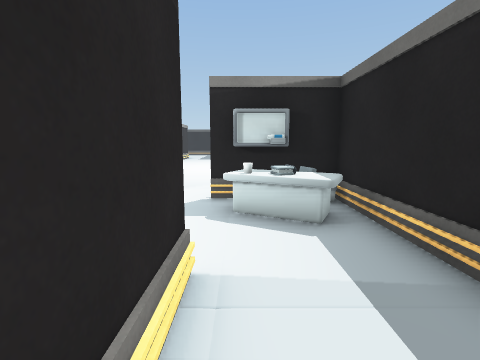
[1] (above)

24 first-person views from a walk through a scene from a Unity 3-D project. The camera is 1.4 m above the floor, tilts 8° down and sees 85° across. Doors are open. The floor is counted in squares, 1 m on a side. Each view is taken from the middle of a square. On the plan, view 1 faces up. The plan holds only what a view shows up to about 13 squares ahead; the rest is blank. The place goes on beyond the plan. The player is left out. Some animated figures are not drawn.

[2]
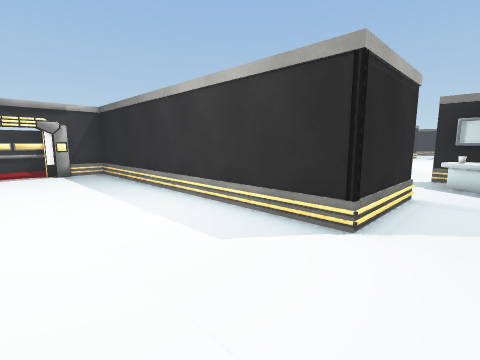

[3]
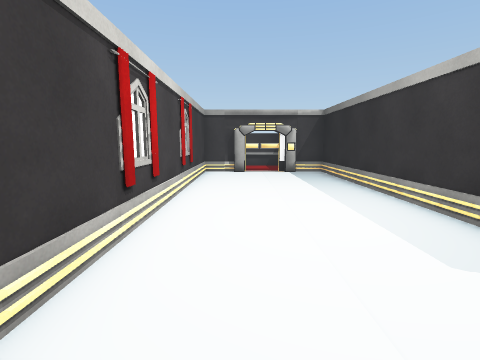

[4]
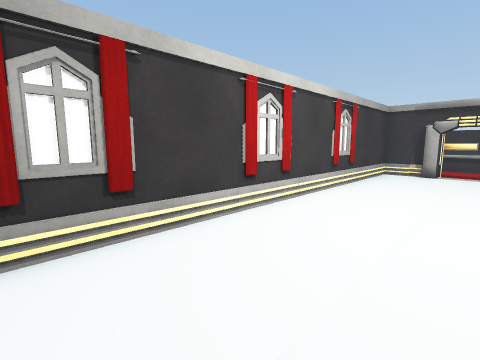

[5]
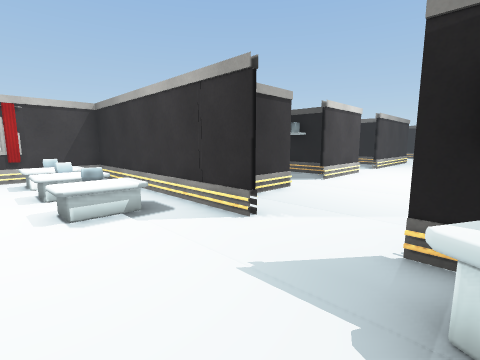

[6]
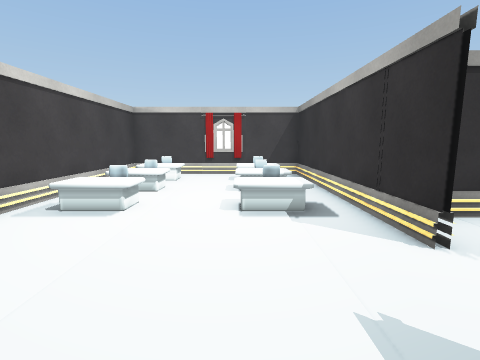

[7]
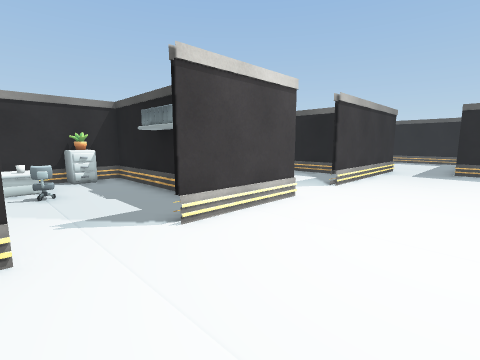

[8]
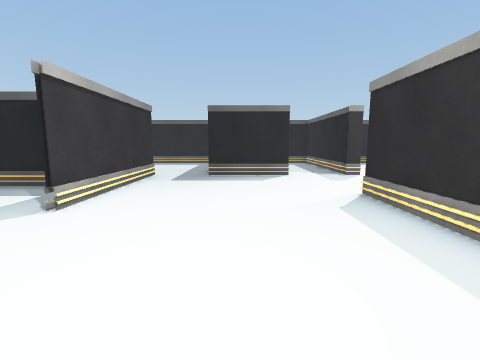

[9]
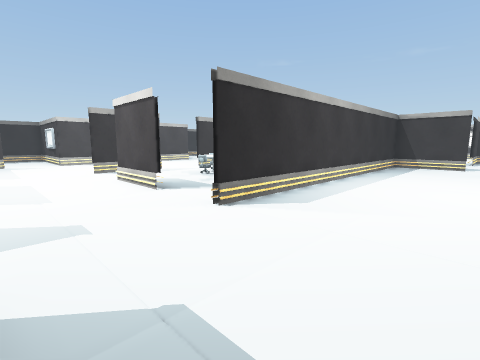

[10]
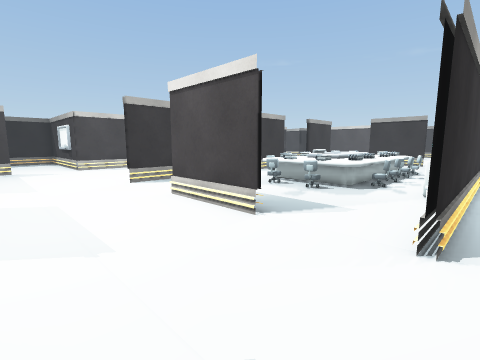

[11]
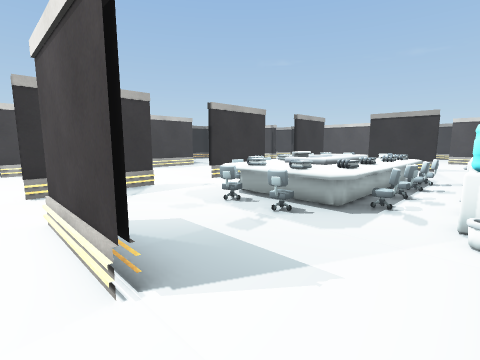

[12]
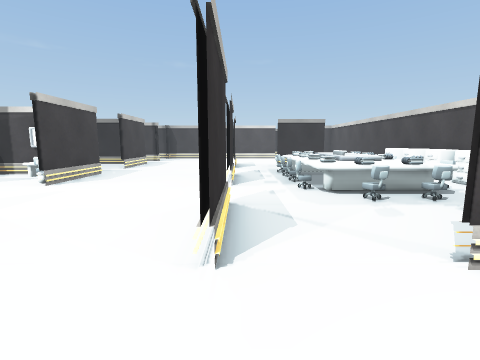

[13]
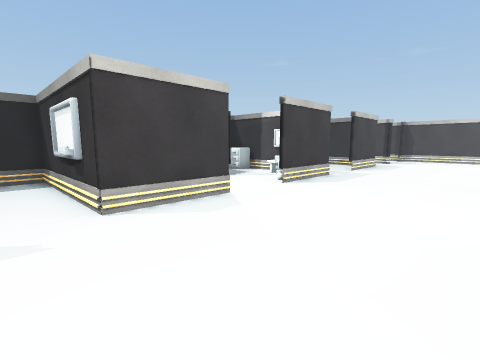

[14]
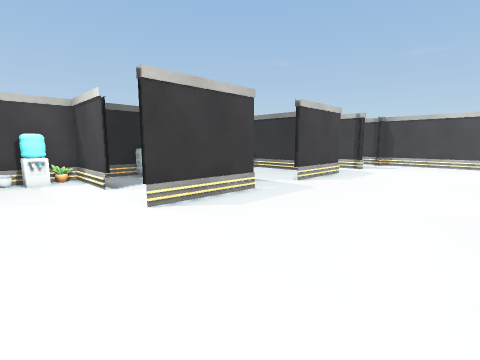

[15]
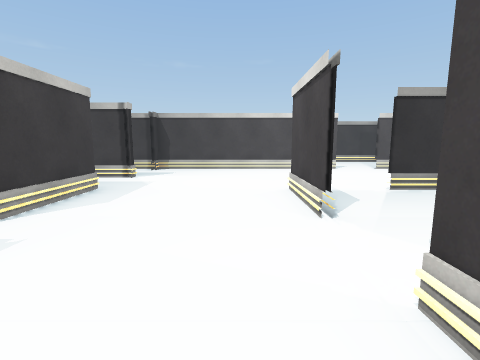

[16]
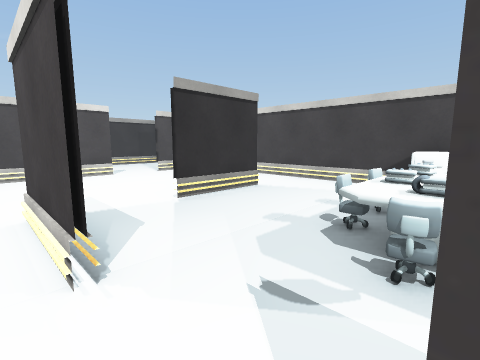

[17]
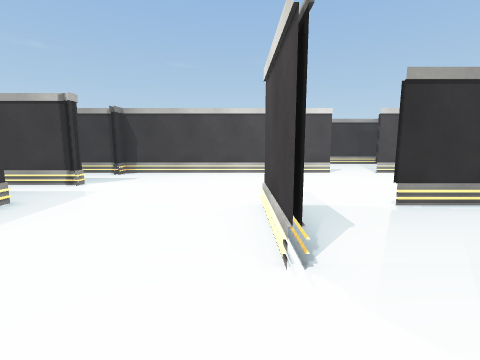

[18]
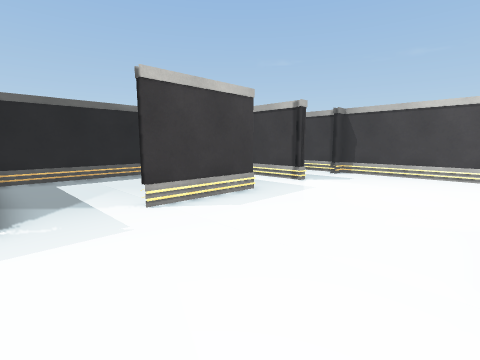

[19]
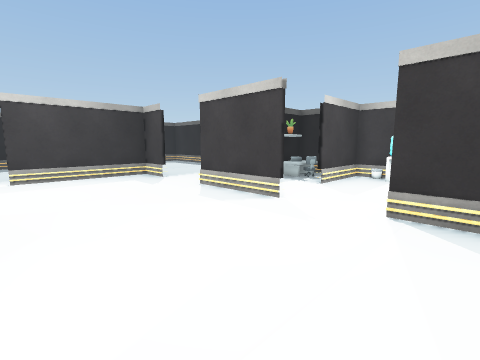

[20]
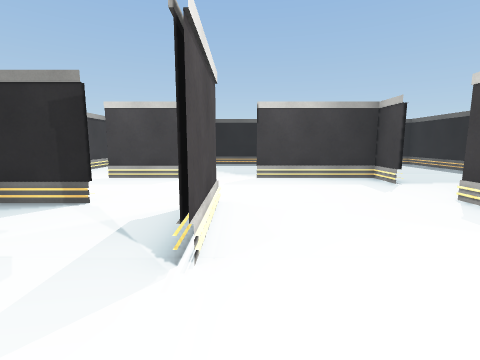

[21]
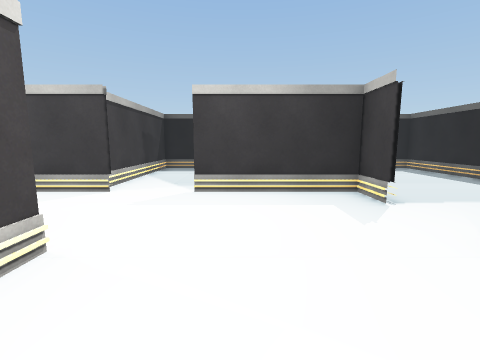

[22]
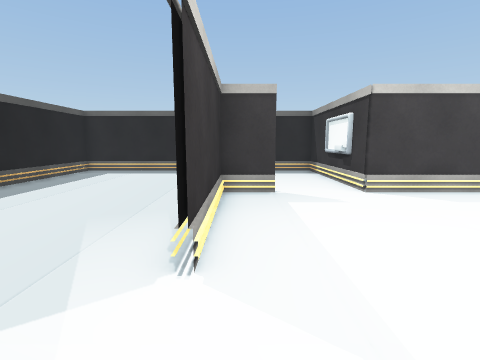

[23]
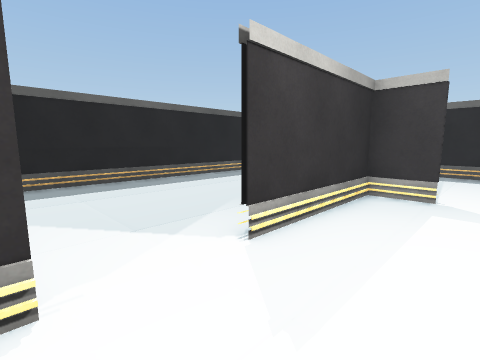

[24]
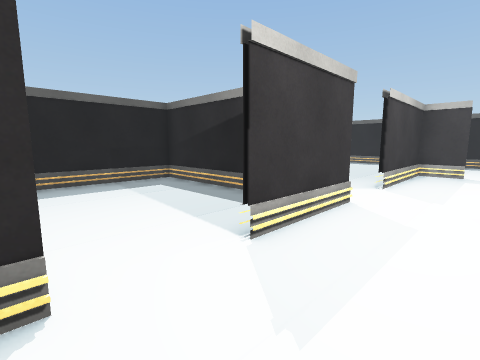

### Floor plan
Key: @ floor where view 1 was taken; # wall or solid block; . floor; D open door; E desk; L elevator; C chair; A cabinet; S vase; O other object.
Columns run from 15 left of view 1 to 24 right of it. Each row starts with its distance up from view 1.
 32                     ###################
 31                     .....#.............
 30                     .....#.............#
 29                     .....#.............#
 28                     .....#.............#
 27                     .....#.............
 26           ...    ..#.....#............
 25           DDD###DDD#DD###DDD#####.....
 24           #.....................#......#
 23           #.....................DD.....#
 22           #.....................DD.....#
 21        ...#.....................DDO....#
 20        ...#......#DDD###DDD......O O###
 19         ..#......#........#......O .ECE
 18          .D......#........#.....# DD..
 17          .D......#...C.C..D.....DDDD###
 16           D......#O.OOOOO.D.....DD....O
 15           #.......O.COOOC.D.....DD....S
 14    ########.......A.COOOO.#.....#DDD###
 13    AA.....#.......A.OOOOO.#.....# O...#
 12    #......D.......A.COOOO.#......O  . A
 11    #EOC...D.......A.OOOOC.D.....DD O##
 10      E....D.......A.COOOC.D.....DD.....#
  9           #......#A..C.C..D.....DD.....#
  8           #......#........#.....#......#
  7    ##     ##DDD###........#.....# .....#
  6    #.  ........EOO........#.....#     .#
  5    #OECE.CE....OEEDDD###DDD.....DD
  4    #EE.E.EE.....E#..   .........DD
  3    #.............#.   ..........DD.
  2    #.E.E.E....#..     ..........DD##
  1    #OEOE.CE.. #..    .... ......DD
  0    #EE.E.EE.  #@.    .... ......DD.
 -1    ############..   DDD######...#..
 -2    #.............    DD       OO####
 -3 L  L.............
 -4 L  .............
 -5 LLLL.............
 -6    #.............
 -7    ##############

Positions as (right, up) in squares from view 1, and headings:
1: (0, 0), facing up
2: (1, -5), facing up-left
3: (1, -5), facing left
4: (1, -3), facing down-left
5: (0, 3), facing up-left
6: (0, 4), facing left
7: (-1, 10), facing up-left
8: (-1, 13), facing up
9: (-2, 24), facing down-right
10: (2, 24), facing down-right
11: (3, 21), facing down-right
12: (11, 23), facing down
13: (12, 22), facing down-right
14: (12, 17), facing down-right
15: (13, 13), facing down
16: (12, 11), facing down-left
17: (12, 11), facing down
18: (12, 11), facing down-right
19: (12, 13), facing up-right
20: (12, 14), facing up
21: (14, 17), facing up
22: (10, 24), facing right
23: (10, 22), facing up-right
24: (4, 22), facing up-right
